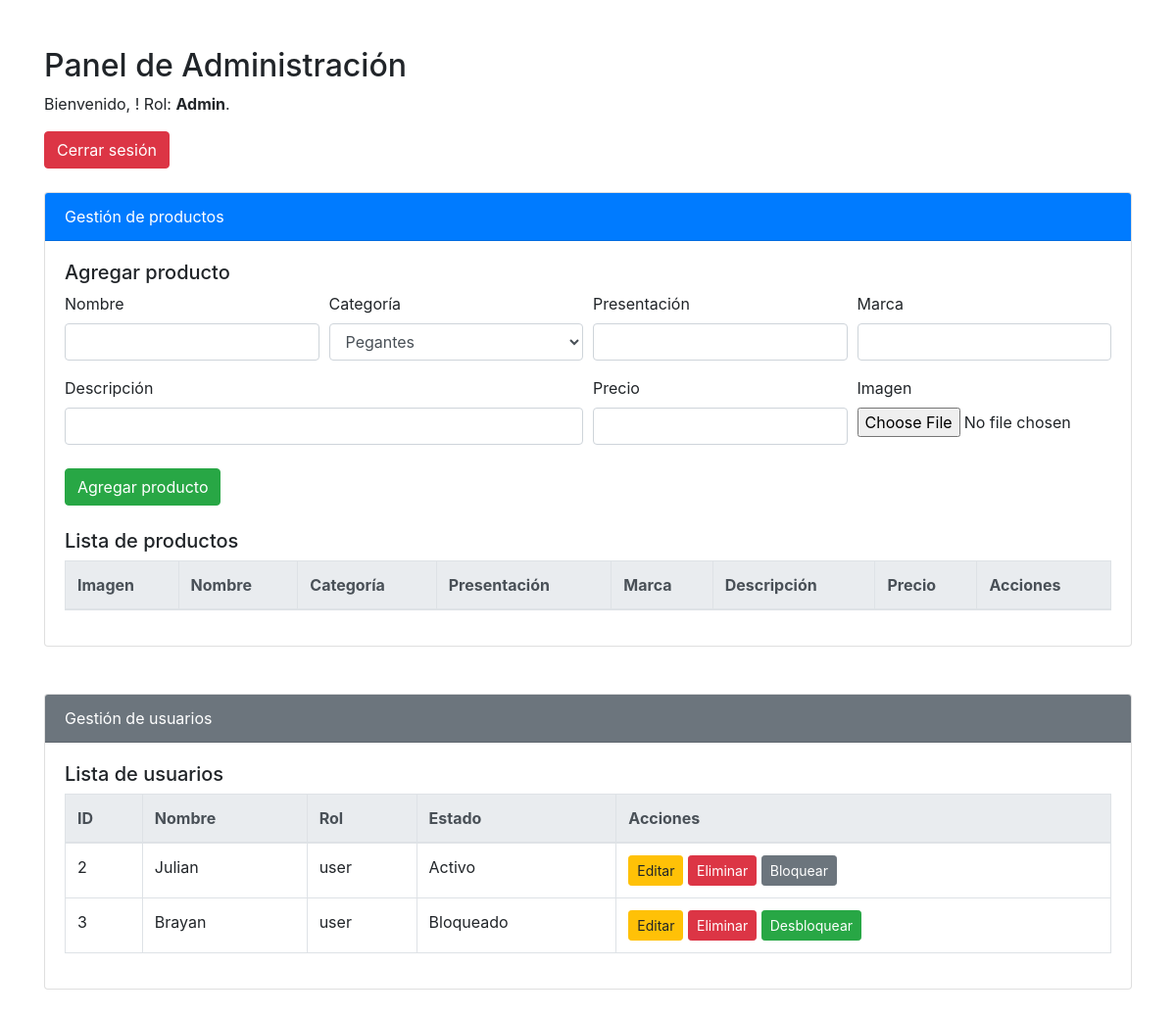
Page /usuarios/bloquear/2 on the earlier database version.
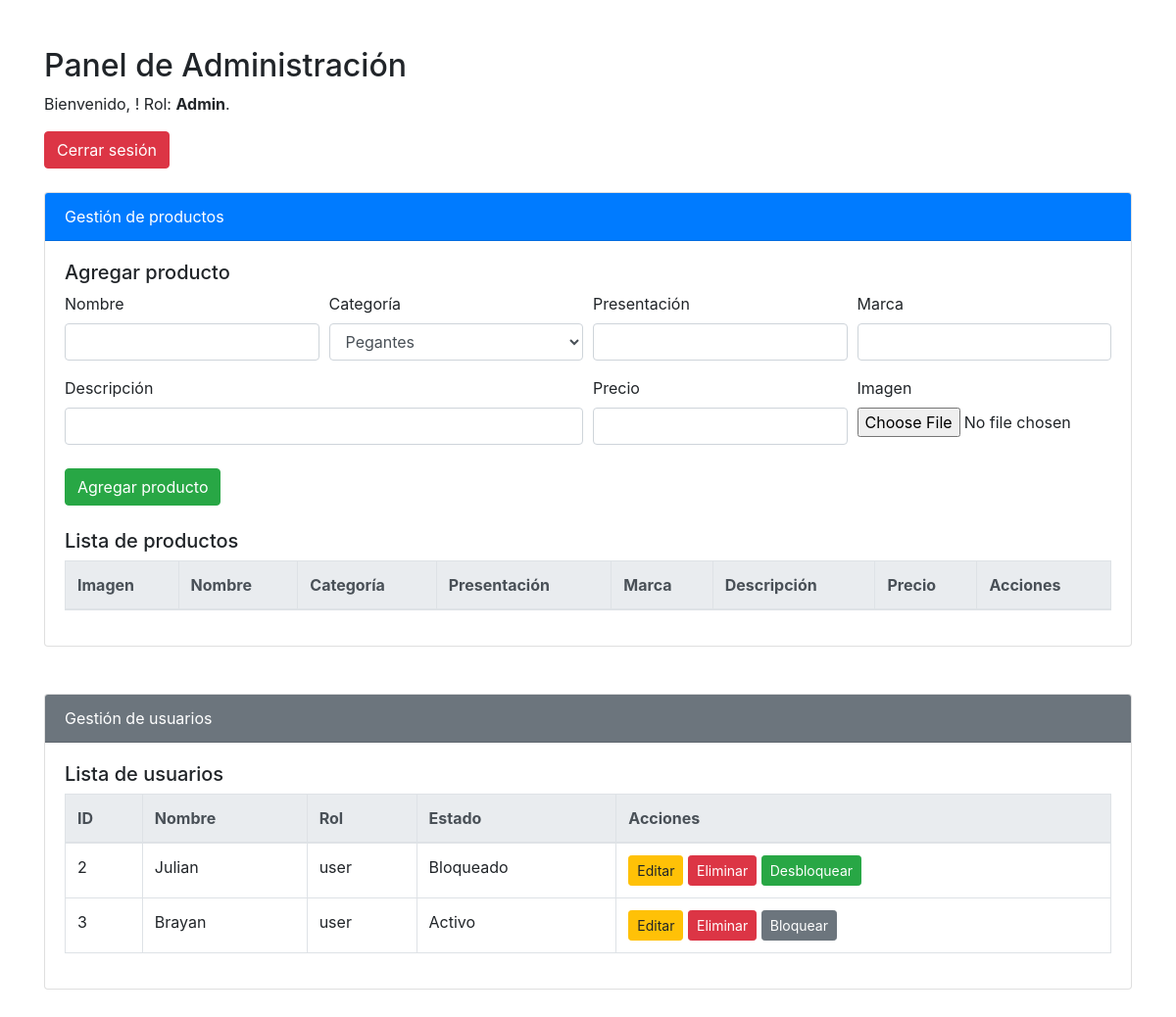
Same page on the later database version.
### app/models/users.py (models this page shows, shortened)
class Users(db.Model, UserMixin):
    __tablename__ = 'user'
    idUser = db.Column(db.Integer, primary_key=True)
    nameUser = db.Column(db.String(80), unique=True, nullable=False)
    passwordUser = db.Column(db.String(120), nullable=False)
    role = db.Column(db.String(20), nullable=False, default='user')
    bloqueado = db.Column(db.Boolean, default=False)

### app/routes/users_route.py (the view)
@bp.route('/usuarios/bloquear/<int:id>')
def bloquear_usuario(id):
    usuario = Users.query.get_or_404(id)
    usuario.bloqueado = True
    db.session.commit()
    from app.models.productos import Producto
    usuarios = Users.query.all()
    productos = Producto.query.all()
    mensaje_bloqueo = 'Usuario bloqueado.'
    return render_template('admin_dashboard.html', usuarios=usuarios, productos=productos, mensaje_bloqueo=mensaje_bloqueo)

### app/templates/admin_dashboard.html (shortened to what this page needs)
<!DOCTYPE html>
<html lang="en">
<head>
    <link rel="stylesheet" href="https://stackpath.bootstrapcdn.com/bootstrap/4.5.2/css/bootstrap.min.css">
</head>
<body>
<div class="container mt-5">
    <h2>Panel de Administración</h2>
    <p>Bienvenido, {{ current_user.nameUser }}! Rol: <strong>Admin</strong>.</p>
    <a href="{{ url_for('auth.logout') }}" class="btn btn-danger mb-4">Cerrar sesión</a>
    <div class="card mb-5">
        <div class="card-header bg-primary text-white">Gestión de productos</div>
        <div class="card-body">
            <form action="{{ url_for('productos.agregar_producto') }}" method="POST" enctype="multipart/form-data" class="mb-4">
                <h5>Agregar producto</h5>
                <div class="form-row">
                    <div class="form-group col-md-3">
                        <label>Nombre</label>
                        <input type="text" name="nombre" class="form-control" required>
                    </div>
                    <div class="form-group col-md-3">
                        <label>Categoría</label>
                        <select name="categoria" class="form-control" required>
                            <option value="pegantes">Pegantes</option>
                        </select>
                    </div>
                    <div class="form-group col-md-3">
                        <label>Presentación</label>
                        <input type="text" name="presentacion" class="form-control">
                    </div>
                    <div class="form-group col-md-3">
                        <label>Marca</label>
                        <input type="text" name="marca" class="form-control">
                    </div>
                </div>
                <div class="form-row">
                    <div class="form-group col-md-6">
                        <label>Descripción</label>
                        <input type="text" name="descripcion" class="form-control" required>
                    </div>
                    <div class="form-group col-md-3">
                        <label>Precio</label>
                        <input type="number" name="precio" class="form-control" step="0.01" required>
                    </div>
                    <div class="form-group col-md-3">
                        <label>Imagen</label>
                        <input type="file" name="imagen" class="form-control-file">
                    </div>
                </div>
                <button type="submit" class="btn btn-success mt-2">Agregar producto</button>
            </form>
            <h5>Lista de productos</h5>
            <table class="table table-bordered table-hover">
                <thead class="thead-light">
                    <tr>
                        <th>Imagen</th>
                        <th>Nombre</th>
                        <th>Categoría</th>
                        <th>Presentación</th>
                        <th>Marca</th>
                        <th>Descripción</th>
                        <th>Precio</th>
                        <th>Acciones</th>
                    </tr>
                </thead>
            </table>
        </div>
    </div>
    <div class="card mb-5">
        <div class="card-header bg-secondary text-white">Gestión de usuarios</div>
        <div class="card-body">
            <h5>Lista de usuarios</h5>
            <table class="table table-bordered table-hover">
                <thead class="thead-light">
                    <tr>
                        <th>ID</th>
                        <th>Nombre</th>
                        <th>Rol</th>
                        <th>Estado</th>
                        <th>Acciones</th>
                    </tr>
                </thead>
                <tbody>
                    {% for usuario in usuarios %}
                    {% if usuario.role != 'admin' %}
                    <tr>
                        <td>{{ usuario.idUser }}</td>
                        <td>{{ usuario.nameUser }}</td>
                        <td>{{ usuario.role }}</td>
                        <td>{{ 'Bloqueado' if usuario.bloqueado else 'Activo' }}</td>
                        <td>
                            <a href="{{ url_for('productos.editar_usuario', id=usuario.idUser) }}" class="btn btn-warning btn-sm">Editar</a>
                            <a href="{{ url_for('productos.eliminar_usuario', id=usuario.idUser) }}" class="btn btn-danger btn-sm" onclick="return confirm('¿Seguro que deseas eliminar este usuario?');">Eliminar</a>
                            {% if usuario.bloqueado %}
                                <a href="{{ url_for('productos.desbloquear_usuario', id=usuario.idUser) }}" class="btn btn-success btn-sm">Desbloquear</a>
                            {% else %}
                                <a href="{{ url_for('productos.bloquear_usuario', id=usuario.idUser) }}" class="btn btn-secondary btn-sm">Bloquear</a>
                            {% endif %}
                        </td>
                    </tr>
                    {% endif %}
                    {% endfor %}
                </tbody>
            </table>
        </div>
    </div>
</div>
</body>
</html>

Differences in the rows shown:
changed Users "Julian": bloqueado "Activo" → "Bloqueado"; bloqueado "Bloquear" → "Desbloquear"
changed Users "Brayan": bloqueado "Bloqueado" → "Activo"; bloqueado "Desbloquear" → "Bloquear"
